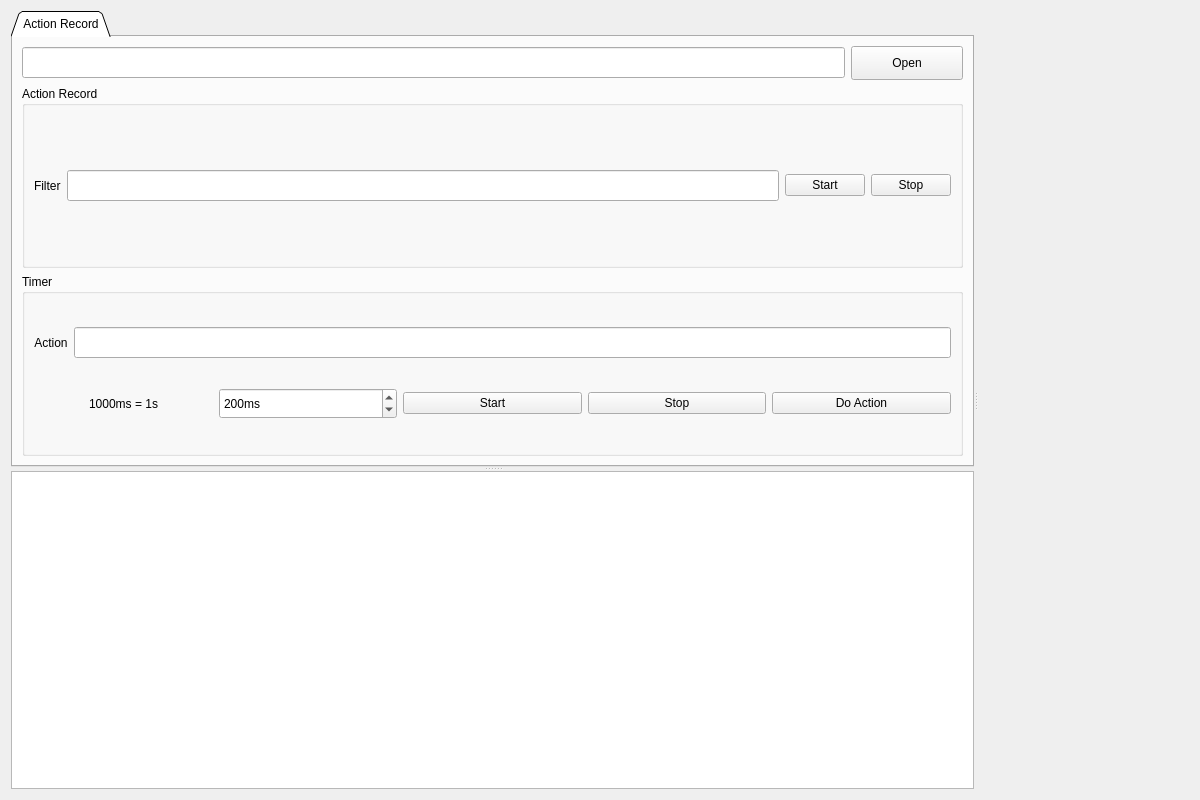
<?xml version="1.0" encoding="UTF-8"?>
<ui version="4.0">
 <class>MainForm</class>
 <widget class="QWidget" name="MainForm">
  <property name="geometry">
   <rect>
    <x>0</x>
    <y>0</y>
    <width>1200</width>
    <height>800</height>
   </rect>
  </property>
  <property name="sizePolicy">
   <sizepolicy hsizetype="Expanding" vsizetype="Expanding">
    <horstretch>0</horstretch>
    <verstretch>0</verstretch>
   </sizepolicy>
  </property>
  <property name="minimumSize">
   <size>
    <width>800</width>
    <height>600</height>
   </size>
  </property>
  <property name="windowTitle">
   <string>Web Analyzer</string>
  </property>
  <layout class="QGridLayout" name="gridLayout">
   <item row="0" column="1">
    <widget class="QSplitter" name="splitter_h">
     <property name="orientation">
      <enum>Qt::Horizontal</enum>
     </property>
     <widget class="QSplitter" name="splitter_v">
      <property name="minimumSize">
       <size>
        <width>200</width>
        <height>0</height>
       </size>
      </property>
      <property name="orientation">
       <enum>Qt::Vertical</enum>
      </property>
      <widget class="QTabWidget" name="tabWidget">
       <property name="minimumSize">
        <size>
         <width>100</width>
         <height>320</height>
        </size>
       </property>
       <property name="tabShape">
        <enum>QTabWidget::Triangular</enum>
       </property>
       <property name="currentIndex">
        <number>0</number>
       </property>
       <widget class="QWidget" name="tab_Action">
        <attribute name="title">
         <string>Action Record</string>
        </attribute>
        <layout class="QGridLayout" name="gridLayout_4">
         <item row="0" column="0">
          <layout class="QHBoxLayout" name="horizontalLayout">
           <item>
            <widget class="QLineEdit" name="lineEdit_Url">
             <property name="minimumSize">
              <size>
               <width>176</width>
               <height>31</height>
              </size>
             </property>
            </widget>
           </item>
           <item>
            <widget class="QPushButton" name="pushButton_OpenUrl">
             <property name="minimumSize">
              <size>
               <width>112</width>
               <height>34</height>
              </size>
             </property>
             <property name="text">
              <string>Open</string>
             </property>
            </widget>
           </item>
          </layout>
         </item>
         <item row="1" column="0">
          <widget class="QGroupBox" name="groupBox_Record">
           <property name="title">
            <string>Action Record</string>
           </property>
           <layout class="QGridLayout" name="gridLayout_3">
            <item row="0" column="3">
             <widget class="QPushButton" name="pushButton_Record_Stop">
              <property name="text">
               <string>Stop</string>
              </property>
             </widget>
            </item>
            <item row="0" column="2">
             <widget class="QPushButton" name="pushButton_Record_Start">
              <property name="text">
               <string>Start</string>
              </property>
             </widget>
            </item>
            <item row="0" column="0">
             <widget class="QLabel" name="label_Filter">
              <property name="text">
               <string>Filter</string>
              </property>
             </widget>
            </item>
            <item row="0" column="1">
             <widget class="QLineEdit" name="lineEdit_Filter">
              <property name="minimumSize">
               <size>
                <width>0</width>
                <height>31</height>
               </size>
              </property>
             </widget>
            </item>
           </layout>
          </widget>
         </item>
         <item row="2" column="0">
          <widget class="QGroupBox" name="groupBox_Timer">
           <property name="title">
            <string>Timer</string>
           </property>
           <layout class="QGridLayout" name="gridLayout_2">
            <item row="0" column="0">
             <layout class="QHBoxLayout" name="horizontalLayout_2">
              <item>
               <widget class="QLabel" name="label_Action">
                <property name="text">
                 <string>Action</string>
                </property>
                <property name="alignment">
                 <set>Qt::AlignCenter</set>
                </property>
               </widget>
              </item>
              <item>
               <widget class="QLineEdit" name="lineEdit_Action">
                <property name="minimumSize">
                 <size>
                  <width>200</width>
                  <height>31</height>
                 </size>
                </property>
               </widget>
              </item>
             </layout>
            </item>
            <item row="1" column="0">
             <layout class="QHBoxLayout" name="horizontalLayout_3">
              <item>
               <widget class="QLabel" name="label_Time">
                <property name="text">
                 <string>1000ms = 1s</string>
                </property>
                <property name="alignment">
                 <set>Qt::AlignCenter</set>
                </property>
               </widget>
              </item>
              <item>
               <widget class="QSpinBox" name="spinBox_ActionTime">
                <property name="minimumSize">
                 <size>
                  <width>0</width>
                  <height>31</height>
                 </size>
                </property>
                <property name="suffix">
                 <string>ms</string>
                </property>
                <property name="prefix">
                 <string/>
                </property>
                <property name="maximum">
                 <number>10000</number>
                </property>
                <property name="singleStep">
                 <number>20</number>
                </property>
                <property name="value">
                 <number>200</number>
                </property>
               </widget>
              </item>
              <item>
               <widget class="QPushButton" name="pushButton_ActionTimer_Start">
                <property name="text">
                 <string>Start</string>
                </property>
               </widget>
              </item>
              <item>
               <widget class="QPushButton" name="pushButton_ActionTimer_Stop">
                <property name="text">
                 <string>Stop</string>
                </property>
               </widget>
              </item>
              <item>
               <widget class="QPushButton" name="pushButton_DoAction">
                <property name="text">
                 <string>Do Action</string>
                </property>
               </widget>
              </item>
             </layout>
            </item>
           </layout>
          </widget>
         </item>
        </layout>
       </widget>
      </widget>
      <widget class="QTextEdit" name="textEdit_Log">
       <property name="minimumSize">
        <size>
         <width>0</width>
         <height>0</height>
        </size>
       </property>
       <property name="font">
        <font>
         <family>Courier New</family>
         <pointsize>9</pointsize>
        </font>
       </property>
       <property name="toolTip">
        <string/>
       </property>
      </widget>
     </widget>
     <widget class="WebEngineView" name="webEngineView" native="true"/>
    </widget>
   </item>
  </layout>
 </widget>
 <customwidgets>
  <customwidget>
   <class>WebEngineView</class>
   <extends>QWidget</extends>
   <header>.WebEngineView</header>
   <container>1</container>
  </customwidget>
 </customwidgets>
 <resources/>
 <connections/>
</ui>
